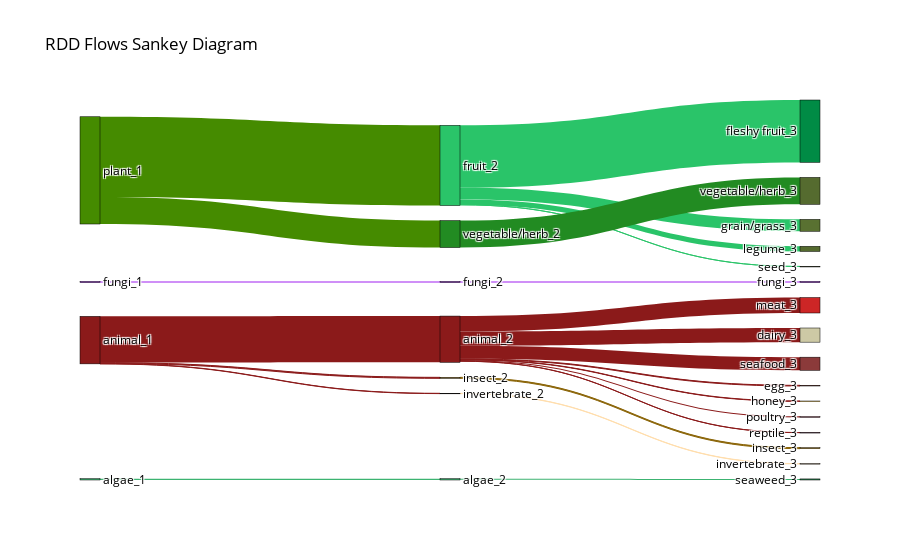

Notebook source saved alongside this figure:
### Markdown cell above
---

## 7. Sankey Diagram: Hierarchical Food Flows

### Objective
Visualize how RDD counts flow through the hierarchical food ontology, showing relationships between broad categories and specific food types.


- **Node Width**: Proportional to total RDD counts at that ontology level
- **Flow Thickness**: Shows distribution of counts from general to specific categories
- **Colors**: Represent different food ontology branches (if color mapping provided)

### Parameters
- `max_hierarchy_level=3`: Show up to level 3 (broad food categories)
- `color_mapping_file`: Optional CSV defining colors for each ontology branch
- `sample`: Optional sample file can be selected to only visualize the counts for one sample

### Code cell
# Initialize visualizer with Plotly backend for interactive diagrams
visualizer = Visualizer(PlotlyBackend())

# Generate interactive Sankey diagram
visualizer.plot_sankey(
    rdd_food_nist,
    color_mapping_file="../data/sample_type_hierarchy.csv",
    max_hierarchy_level=3
)

### Figure 1 — Plotly figure (JSON) as saved in the notebook; plotly's stock layout.template omitted (floating-point values rounded to 4 significant figures)
{"data": [{"arrangement": "fixed", "link": {"color": ["#3CB371", "#8B1A1A", "#458B00", "#A020F0", "#8B1A1A", "#8B1A1A", "#458B00", "#8B1A1A", "#8B1A1A", "#2AC469", "#A020F0", "#2AC469", "#8B1A1A", "#8B6508", "#FFDEAD", "#2AC469", "#8B1A1A", "#8B1A1A", "#8B1A1A", "#8B1A1A", "#3CB371", "#2AC469", "#228B22"], "source": [5, 2, 0, 7, 2, 2, 0, 3, 3, 1, 8, 1, 3, 9, 10, 1, 3, 3, 3, 3, 6, 1, 4], "target": [6, 3, 1, 8, 9, 10, 4, 11, 12, 13, 14, 15, 16, 17, 18, 19, 20, 21, 22, 23, 24, 25, 26], "value": [3784, 133196, 231055, 3077, 2808, 793, 77649, 40798, 1897, 179550, 3077, 34341, 1014, 2808, 793, 14852, 44496, 3430, 370, 37903, 3092, 29, 77649]}, "node": {"color": ["#458B00", "#2AC469", "#8B1A1A", "#8B1A1A", "#228B22", "#3CB371", "#3CB371", "#A020F0", "#A020F0", "#8B6508", "#FFDEAD", "#CDC9A5", "#CD5B45", "#008B45", "#A020F0", "#597131", "#FFC125", "#B8860B", "#FFDEAD", "#556B2F", "#CD2626", "#CD919E", "#8B2252", "#8B3A3A", "#2E8B57", "#69843A", "#556B2F"], "label": ["plant_1", "fruit_2", "animal_1", "animal_2", "vegetable/herb_2", "algae_1", "algae_2", "fungi_1", "fungi_2", "insect_2", "invertebrate_2", "dairy_3", "egg_3", "fleshy fruit_3", "fungi_3", "grain/grass_3", "honey_3", "insect_3", "invertebrate_3", "legume_3", "meat_3", "poultry_3", "reptile_3", "seafood_3", "seaweed_3", "seed_3", "vegetable/herb_3"], "line": {"color": "black", "width": 0.5}, "pad": 15, "thickness": 20}, "type": "sankey"}], "layout": {"font": {"color": "black", "size": 12}, "paper_bgcolor": "white", "plot_bgcolor": "white", "title": {"text": "RDD Flows Sankey Diagram"}}}
